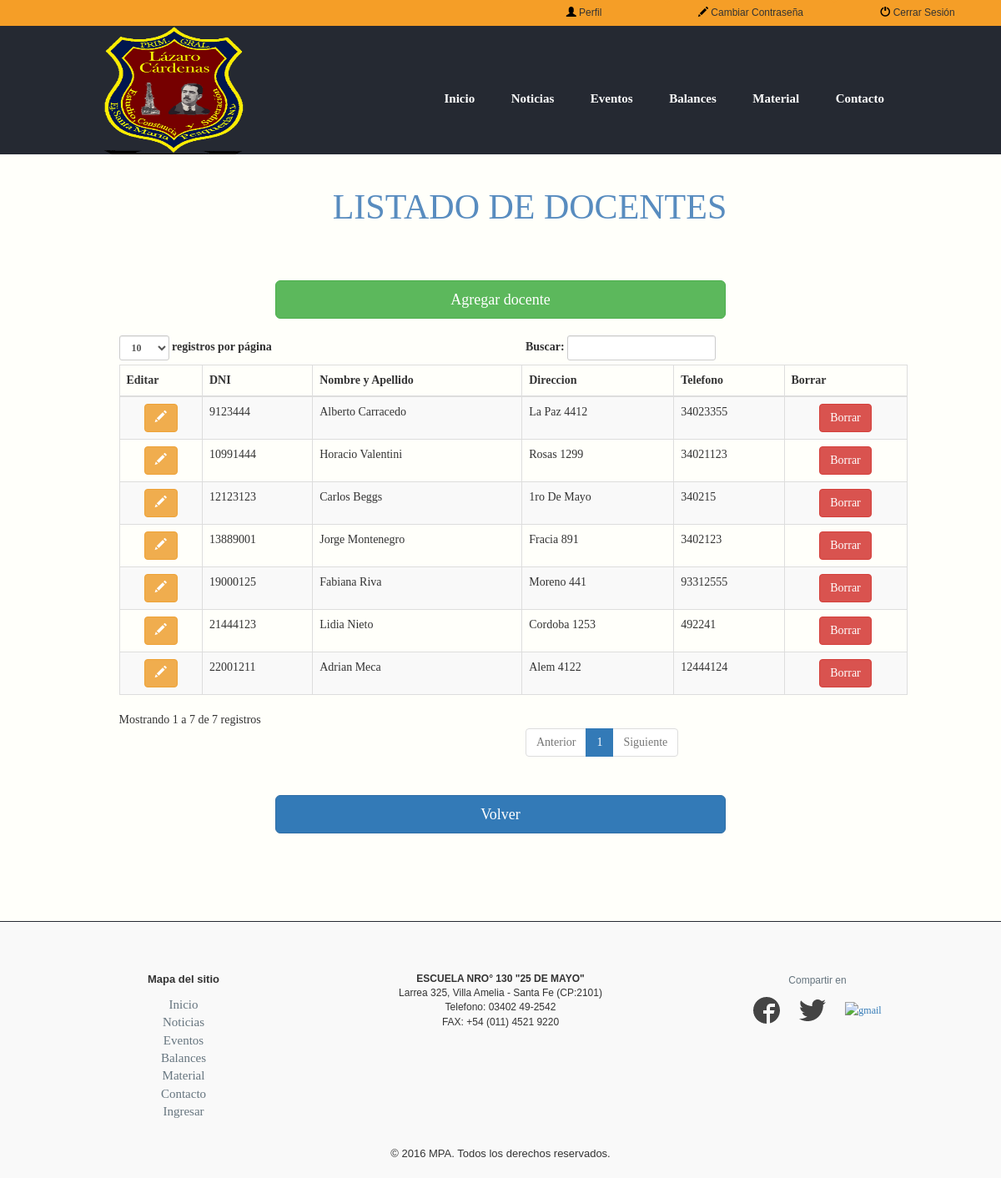
Page /abmdocentes.php (signed in) on the committed database.
### tables this page shows
CREATE TABLE IF NOT EXISTS `docente` (
  `DNI_docente` int(11) NOT NULL,
  `NombreApellido` varchar(45) DEFAULT NULL,
  `Direccion` varchar(45) DEFAULT NULL,
  `Telefono` int(11) DEFAULT NULL,
  `Contrasena` varchar(100) NOT NULL,
  PRIMARY KEY (`DNI_docente`)
);

### abmdocentes.php (the view, shortened to what this page needs)
<!DOCTYPE html>
<html lang="es">
<head>
	<link rel="stylesheet" href="css/bootstrap.min.css">
	<link rel="stylesheet" type="text/css" href="estilo.css">
</head>
<header>
  <?php
    include("zheader.php");
   ?>
</header>
<body>
<div class="container">
<div class="container">
  <div class="col-lg-12" style="text-align:center; margin:20px 20px;">
    <h3>Listado de docentes</h3>
  </div>
</div>
<div class="col-lg-6 col-lg-offset-3" style="margin-top: 20px; margin-bottom: 20px;">
    <button class="btn btn-success btn-lg btn-block" onclick="nueva()">Agregar docente</botton>
</div>
<div class="container">
      <br /><br />
            <div class="row">
                <div class="col-lg-10 col-lg-offset-1">
                             <table class="table table-striped table-bordered table-hover" id="dataTables-addControls">
                                    <thead>
                                        <tr>
                                          <th>Editar</th>
                                            <th>DNI</th>
                                            <th>Nombre y Apellido</th>
                                            <th>Direccion</th>
                                            <th>Telefono</th>
                                            <th>Borrar</th>
                                        </tr>
                                    </thead>
                                    <tbody>
<?php
$sql = "SELECT *
        FROM docente
       ";
$rs = mysqli_query($db, $sql);
if ( $rs ) {
  while ($r = mysqli_fetch_array($rs) ) {
?>
                                        <tr>
                                            <td class="sorting_1" style="text-align: center;">
                                            <button type="button" class="btn btn-warning"  onClick="editar(<?php echo $r["DNI_docente"] ?>)">
                                            <span class="glyphicon glyphicon-pencil" aria-hidden="true" style="color: #fff;">
                                            </button>
                                            </td>
                                            <td><?php  echo $r["DNI_docente"]; ?></td>
                                            <td><?php  echo $r["NombreApellido"]; ?></td>
                                            <td><?php  echo $r["Direccion"]; ?></td>
                                            <td><?php  echo $r["Telefono"]; ?></td>
                                            <td class="sorting_1" style="text-align: center;">
                                              <button type="button" class="btn btn-danger" onClick="borrar(<?php echo $r["DNI_docente"] ?>)">Borrar</button>
                                            </td>
                                        </tr>
<?php
  }
}
?>
                                    </tbody>
                                </table>
                </div>
            </div>
</div>
<div class="col-lg-6 col-lg-offset-3" style="margin-top: 20px; margin-bottom: 20px;">
      <button class="btn btn-primary btn-lg btn-block" onclick="volver()">Volver</botton>
</div>
<div class="clearfooter"></div>
</div>
<?php
  include("zfooter.php");
?>
</body>
</html>

### estilo.css (style rules this page uses)
header { width: 100%; overflow: hidden; background:#252932; height: 185px; }
button { text-decoration: none; }
.clearfooter { height: 85px; clear: both; }
body { font-family: 'NexaRegular'; background: #fffffa; }
h3 { text-transform: uppercase; color: #588cbf; margin-bottom: 20px; padding-bottom: 5px; font-size: 3em; font-weight: normal; font-family: 'open_sansbold'; }
span { color:red }
html, body { height: 100%; }

### rows in the picture
docente: DNI_docente "9123444", NombreApellido "Alberto Carracedo", Direccion "La Paz 4412", Telefono "34023355"
docente: DNI_docente "10991444", NombreApellido "Horacio Valentini", Direccion "Rosas 1299", Telefono "34021123"
docente: DNI_docente "12123123", NombreApellido "Carlos Beggs", Direccion "1ro De Mayo", Telefono "340215"
docente: DNI_docente "13889001", NombreApellido "Jorge Montenegro", Direccion "Fracia 891", Telefono "3402123"
docente: DNI_docente "19000125", NombreApellido "Fabiana Riva", Direccion "Moreno 441", Telefono "93312555"
docente: DNI_docente "21444123", NombreApellido "Lidia Nieto", Direccion "Cordoba 1253", Telefono "492241"
docente: DNI_docente "22001211", NombreApellido "Adrian Meca", Direccion "Alem 4122", Telefono "12444124"
